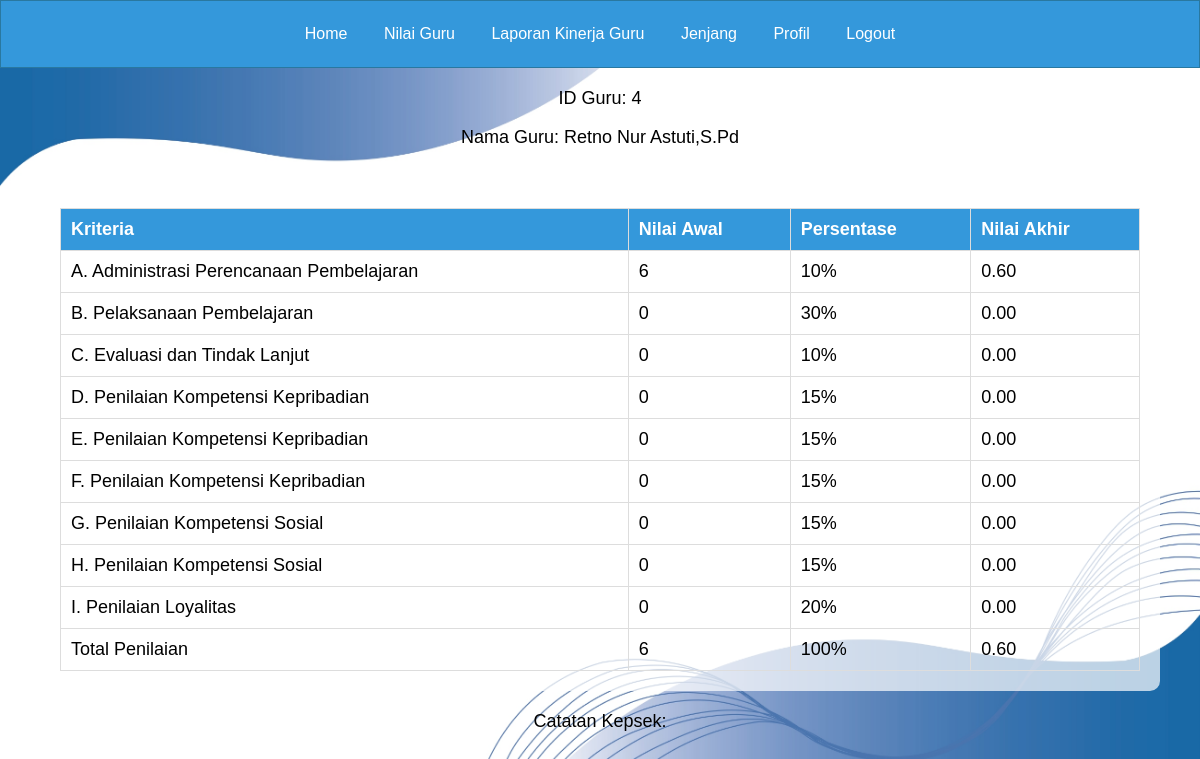
Page /page_assignment_kepsek.php?id=4 (signed in) on the committed database.
### tables this page shows
CREATE TABLE `tabel_p_kepsek` (
  `id_penilaian` int(100) NOT NULL,
  `id` int(100) NOT NULL,
  `Nama` varchar(255) NOT NULL,
  `total_penilaian_kepsek` int(100) DEFAULT NULL,
  `catatan_kepsek` varchar(255) DEFAULT NULL,
  `tahun_penilaian` varchar(255) DEFAULT NULL,
  `ka1` varchar(255) DEFAULT NULL,
  `poinka1` int(11) DEFAULT NULL,
  `ka2` varchar(255) DEFAULT NULL,
  `poinka2` int(11) DEFAULT NULL,
  `ka3` varchar(255) DEFAULT NULL,
  `poinka3` int(11) DEFAULT NULL,
  `ka4` varchar(255) DEFAULT NULL,
  `poinka4` int(11) DEFAULT NULL,
  `ka5` varchar(255) DEFAULT NULL,
  `poinka5` int(11) DEFAULT NULL,
  `ka6` varchar(255) DEFAULT NULL,
  `poinka6` int(11) DEFAULT NULL,
  `totalka` int(11) DEFAULT NULL,
  `kb1` text DEFAULT NULL,
  `poinkb1` int(11) DEFAULT NULL,
  `kb2` text DEFAULT NULL,
  `poinkb2` int(11) DEFAULT NULL,
  `kb3` text DEFAULT NULL,
  `poinkb3` int(11) DEFAULT NULL,
  `kb4` varchar(255) DEFAULT NULL,
  `poinkb4` int(11) DEFAULT NULL,
  `kb5` varchar(255) DEFAULT NULL,
  `poinkb5` int(11) DEFAULT NULL,
  `kb6` varchar(255) DEFAULT NULL,
  `poinkb6` int(11) DEFAULT NULL,
  `kb7` varchar(255) DEFAULT NULL,
  `poinkb7` int(11) DEFAULT NULL,
  `kb8` varchar(255) DEFAULT NULL,
  `poinkb8` int(11) DEFAULT NULL,
  `kb9` varchar(255) DEFAULT NULL,
  `poinkb9` int(11) DEFAULT NULL,
  `kb10` varchar(255) DEFAULT NULL,
  `poinkb10` int(11) DEFAULT NULL,
  `kb11` text DEFAULT NULL,
  `poinkb11` int(11) DEFAULT NULL,
  `kb12` varchar(255) DEFAULT NULL,
  `poinkb12` int(1) DEFAULT NULL,
  `kb13` varchar(255) DEFAULT NULL,
  `poinkb13` int(11) DEFAULT NULL,
  `kb14` varchar(255) DEFAULT NULL,
  `poinkb14` int(11) DEFAULT NULL,
  `kb15` varchar(255) DEFAULT NULL,
  `poinkb15` int(11) DEFAULT NULL,
  `kb16` varchar(255) DEFAULT NULL,
  `poinkb16` int(11) DEFAULT NULL,
  `kb17` varchar(255) DEFAULT NULL,
  `poinkb17` int(11) DEFAULT NULL,
  `kb18` varchar(255) DEFAULT NULL,
  `poinkb18` int(11) DEFAULT NULL,
  `kb19` varchar(255) DEFAULT NULL,
  `poinkb19` int(11) DEFAULT NULL,
  `kb20` varchar(255) DEFAULT NULL,
  `poinkb20` int(11) DEFAULT NULL,
  `kb21` varchar(255) DEFAULT NULL,
  `poinkb21` int(11) DEFAULT NULL,
  `kb22` varchar(255) DEFAULT NULL,
  `poinkb22` int(11) DEFAULT NULL,
  `kb23` varchar(255) DEFAULT NULL,
  `poinkb23` int(11) DEFAULT NULL,
  `totalkb` int(11) DEFAULT NULL,
  `kc1` varchar(255) DEFAULT NULL,
  `poinkc1` int(11) DEFAULT NULL,
  `kc2` varchar(255) DEFAULT NULL,
  `poinkc2` int(11) DEFAULT NULL,
  `kc3` varchar(255) DEFAULT NULL,
  `poinkc3` int(11) DEFAULT NULL,
  `kc4` varchar(255) DEFAULT NULL,
  `poinkc4` int(11) DEFAULT NULL,
  `kc5` varchar(255) DEFAULT NULL,
  `poinkc5` int(11) DEFAULT NULL,
  `kc6` varchar(255) DEFAULT NULL,
  `poinkc6` int(11) DEFAULT NULL,
  `kc7` varchar(255) DEFAULT NULL,
  `poinkc7` int(11) DEFAULT NULL,
  `kc8` varchar(255) DEFAULT NULL,
  `poinkc8` int(11) DEFAULT NULL,
  `kc9` varchar(255) DEFAULT NULL,
  `poinkc9` int(11) DEFAULT NULL,
  `totalkc` int(11) DEFAULT NULL,
  `kd1` varchar(255) DEFAULT NULL,
  `poinkd1` int(11) DEFAULT NULL,
  `kd2` varchar(255) DEFAULT NULL,
  `poinkd2` int(11) DEFAULT NULL,
  `kd3` varchar(255) DEFAULT NULL,
  `poinkd3` int(11) DEFAULT NULL,
  `kd4` varchar(255) DEFAULT NULL,
  `poinkd4` int(11) DEFAULT NULL,
  `kd5` varchar(255) DEFAULT NULL,
  `poinkd5` int(11) DEFAULT NULL,
  `totalkd` int(11) DEFAULT NULL,
  `ke1` varchar(255) DEFAULT NULL,
  `poinke1` int(11) DEFAULT NULL,
  `ke2` varchar(255) DEFAULT NULL,
  `poinke2` int(11) DEFAULT NULL,
  `ke3` varchar(255) DEFAULT NULL,
  `poinke3` int(11) DEFAULT NULL,
  `ke4` varchar(255) DEFAULT NULL,
  `poinke4` int(11) DEFAULT NULL,
  `ke5` varchar(255) DEFAULT NULL,
  `poinke5` int(11) DEFAULT NULL,
  `totalke` int(11) DEFAULT NULL,
  `kf1` varchar(255) DEFAULT NULL,
  `poinkf1` int(11) DEFAULT NULL,
  `kf2` varchar(255) DEFAULT NULL,
  `poinkf2` int(11) DEFAULT NULL,
  `kf3` varchar(255) DEFAULT NULL,
  `poinkf3` int(11) DEFAULT NULL,
  `kf4` varchar(255) DEFAULT NULL,
  `poinkf4` int(11) DEFAULT NULL,
  `kf5` varchar(255) DEFAULT NULL,
  `poinkf5` int(11) DEFAULT NULL,
  `totalkf` int(11) DEFAULT NULL,
  `kg1` varchar(255) DEFAULT NULL,
  `poinkg1` int(11) DEFAULT NULL,
  `kg2` varchar(255) DEFAULT NULL,
  `poinkg2` int(11) DEFAULT NULL,
  `kg3` varchar(255) DEFAULT NULL,
  `poinkg3` int(11) DEFAULT NULL,
  `totalkg` int(11) DEFAULT NULL,
  `kh1` varchar(255) DEFAULT NULL,
  `poinkh1` int(11) DEFAULT NULL,
  `kh2` varchar(255) DEFAULT NULL,
  `poinkh2` int(11) DEFAULT NULL,
  `totalkh` int(11) DEFAULT NULL,
  `ki1` varchar(255) DEFAULT NULL,
  `poinki1` int(11) DEFAULT NULL,
  `ki2` varchar(255) DEFAULT NULL,
  `poinki2` int(11) DEFAULT NULL,
  `ki3` varchar(255) DEFAULT NULL,
  `poinki3` int(11) DEFAULT NULL,
  `ki4` text DEFAULT NULL,
  `poinki4` int(11) DEFAULT NULL,
  `ki5` text DEFAULT NULL,
  `poinki5` int(11) DEFAULT NULL,
  `ki6` text DEFAULT NULL,
  `poinki6` int(11) DEFAULT NULL,
  `ki7` text DEFAULT NULL,
  `poinki7` int(11) DEFAULT NULL,
  `totalki` int(11) DEFAULT NULL,
  `totalakhir` decimal(25,2) NOT NULL,
  `totalkaakhir` decimal(25,2) DEFAULT NULL,
  `totalkbakhir` decimal(25,2) DEFAULT NULL,
  `totalkcakhir` decimal(25,2) DEFAULT NULL,
  `totalkdakhir` decimal(25,2) DEFAULT NULL,
  `totalkeakhir` decimal(25,2) DEFAULT NULL,
  `totalkfakhir` decimal(25,2) DEFAULT NULL,
  `totalkgakhir` decimal(25,2) DEFAULT NULL,
  `totalkhakhir` decimal(25,2) DEFAULT NULL,
  `totalkiakhir` decimal(25,2) DEFAULT NULL
);

### page_assignment_kepsek.php (the view, shortened to what this page needs)
<?php
include "koneksi.php";
?>
<!DOCTYPE html>
<html lang="en">
<head>
</head>
<body>
<div class="navbar-kepsek" id="navbar-guru">
    <a href="page_kepsek.php">Home</a>
    <a href="page_beri_nilai_kepsek.php">Nilai Guru</a>
    <a href="page_laporan_kinerja_guru_kepsek.php">Laporan Kinerja Guru</a>
    <a href="page_jenjang_kepsek.php">Jenjang</a>
    <a href="page_profil_kepsek.php">Profil</a>
    <a href="logout.php">Logout</a>
</div>
<div class="teacher-info">
    <?php
    $id = isset($_GET['id']) ? $_GET['id'] : null;
    if ($id) {
        $query = "SELECT * FROM tabel_p_kepsek WHERE id = $id";
        $result = $koneksi->query($query);
        if ($result->num_rows > 0) {
            $row = $result->fetch_assoc();
            echo '<p>ID Guru: ' . $row['id'] . '</p>';
            echo '<p>Nama Guru: ' . $row['Nama'] . '</p>';
            echo '<div class="container">';
            echo '<table>';
            echo '<tr><th>Kriteria</th><th>Nilai Awal</th><th>Persentase</th><th>Nilai Akhir</th></tr>';
            echo '<tr><td>A. Administrasi Perencanaan Pembelajaran</td><td>' . $row['totalka'] . '</td><td>10%</td><td>' . ($row['totalkaakhir'] ) . '</td></tr>';
            echo '<tr><td>B. Pelaksanaan Pembelajaran</td><td>' . $row['totalkb'] . '</td><td>30%</td><td>' . ($row['totalkbakhir'] ) . '</td></tr>';
            echo '<tr><td>C. Evaluasi dan Tindak Lanjut</td><td>' . $row['totalkc'] . '</td><td>10%</td><td>' . ($row['totalkcakhir'] ) . '</td></tr>';
            echo '<tr><td>D. Penilaian Kompetensi Kepribadian</td><td>' . $row['totalkd'] . '</td><td>15%</td><td>' . ($row['totalkdakhir'] ) . '</td></tr>';
            echo '<tr><td>E. Penilaian Kompetensi Kepribadian</td><td>' . $row['totalke'] . '</td><td>15%</td><td>' . ($row['totalkeakhir'] ) . '</td></tr>';
            echo '<tr><td>F. Penilaian Kompetensi Kepribadian</td><td>' . $row['totalkf'] . '</td><td>15%</td><td>' . ($row['totalkfakhir'] ) . '</td></tr>';
            echo '<tr><td>G. Penilaian Kompetensi Sosial</td><td>' . $row['totalkg'] . '</td><td>15%</td><td>' . ($row['totalkgakhir'] ) . '</td></tr>';
            echo '<tr><td>H. Penilaian Kompetensi Sosial</td><td>' . $row['totalkh'] . '</td><td>15%</td><td>' . ($row['totalkhakhir'] ) . '</td></tr>';
            echo '<tr><td>I. Penilaian Loyalitas</td><td>' . $row['totalki'] . '</td><td>20%</td><td>' . ($row['totalkiakhir'] ) . '</td></tr>';
            echo '<tr><td> Total Penilaian </td><td>' . $row['total_penilaian_kepsek'] . '</td><td>100%</td><td>' . ($row['totalakhir'] ) . '</td></tr>';
            echo '</table>';
            echo '</div>';
            echo '<p>Catatan Kepsek: ' . $row['catatan_kepsek'] . '</p>';
        } else {
            echo "Data tidak ditemukan.";
        }
    } else {
        echo "ID tidak valid.";
    }
    ?>
</div>
</body>
</html>

### page_assignment_kepsek.php (style rules this page uses)
.navbar-kepsek { background-color: #3498db; border: 1px solid #2978a0; padding: 10px 0; text-align: center; }
.navbar-kepsek a { display: inline-block; color: white; text-align: center; padding: 14px 16px; text-decoration: none; }
html, body { height: 100%; margin: 0; padding: 0; background: url('bgnusput.jpg') no-repeat center center fixed; background-size: 100% 100%; background-position: center center; font-family: Arial, sans-serif; }
.container { background-color: rgba(255, 255, 255, 0.7); border-radius: 10px; padding: 20px; margin: 20px auto; width: 90%; }
table { width: 100%; border-collapse: collapse; margin-top: 20px; }
th, td { border: 1px solid #ddd; padding: 10px; text-align: left; }
th { background-color: #3498db; color: white; }
.teacher-info { text-align: center; margin-top: 20px; font-size: 18px; }

### rows in the picture
tabel_p_kepsek: id "4", Nama "Retno Nur Astuti,S.Pd", totalka "6", totalkaakhir "0.60", totalkb "0", totalkbakhir "0.00", totalkc "0", totalkcakhir "0.00", totalkd "0", totalkdakhir "0.00", totalke "0", totalkeakhir "0.00", totalkf "0", totalkfakhir "0.00", totalkg "0", totalkgakhir "0.00", totalkh "0", totalkhakhir "0.00", totalki "0", totalkiakhir "0.00", total_penilaian_kepsek "6", totalakhir "0.60"
